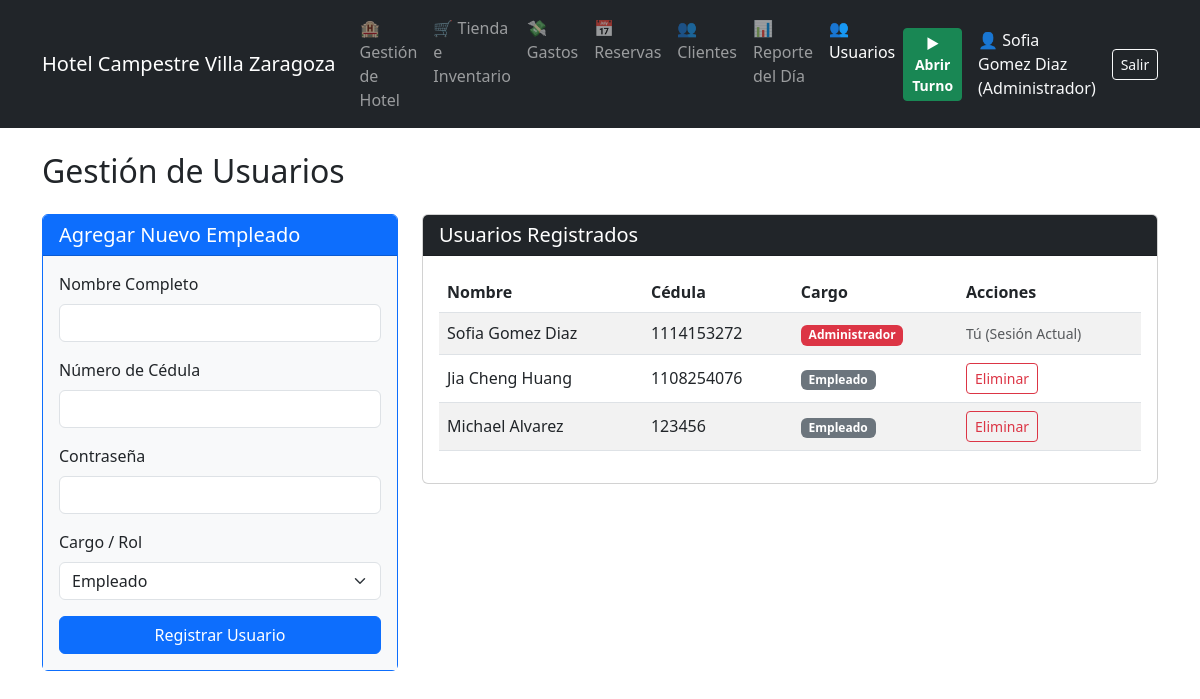
/usuarios (signed in), run on the app's committed database.
### tables this page shows
CREATE TABLE usuarios (
            id INTEGER PRIMARY KEY AUTOINCREMENT,
            cedula TEXT UNIQUE NOT NULL,
            nombre TEXT NOT NULL,
            password TEXT NOT NULL,
            rol TEXT NOT NULL
        );

### app.py (the view)
@app.route('/usuarios')
@admin_required
def usuarios():
    conn = get_db_connection()
    usuarios_list = conn.execute('SELECT id, cedula, nombre, rol FROM usuarios ORDER BY rol, nombre').fetchall()
    conn.close()
    return render_template('usuarios.html', usuarios=usuarios_list)

### app.py (called while the page is built, shortened)
def get_db_connection():
    conn = sqlite3.connect(db_path)
    conn.row_factory = sqlite3.Row
    return conn

@app.before_request
def require_login():
    if request.method == 'POST':
        conn = get_db_connection()
        conn.execute("UPDATE configuracion SET valor = ? WHERE clave = 'last_update'", (str(time.time()),))
        conn.commit()
        conn.close()
    allowed_routes = ['login', 'static']
    if request.endpoint not in allowed_routes and 'usuario_id' not in session:
        return redirect(url_for('login'))

def admin_required(f):
    @wraps(f)
    def decorated_function(*args, **kwargs):
        if session.get('usuario_rol') != 'Administrador':
            flash('Acceso denegado. Se requieren permisos de Administrador.')
            return redirect(url_for('hotel'))
        return f(*args, **kwargs)
    return decorated_function

@app.context_processor
def inject_totales():
    if 'usuario_id' in session:
        conn = get_db_connection()
        turno_abierto = conn.execute("SELECT * FROM turnos WHERE estado = 'Abierto' ORDER BY id DESC LIMIT 1").fetchone()
        base_caja_hoy = 0
        gran_total_hoy = 0
        turno_id = None
        conn.close()
        return dict(gran_total_hoy=gran_total_hoy, base_caja_hoy=base_caja_hoy, turno_activo=turno_abierto is not None, turno_id=turno_id)
    return dict()

### templates/usuarios.html (shortened to what this page needs)
{% extends 'base.html' %}
{% block content %}
<h2 class="mb-4">Gestión de Usuarios</h2>
<div class="row">
    <div class="col-md-4 mb-4">
        <div class="card border-primary">
            <div class="card-header bg-primary text-white">
                <h5 class="mb-0">Agregar Nuevo Empleado</h5>
            </div>
            <div class="card-body bg-light">
                <form action="{{ url_for('agregar_usuario') }}" method="POST">
                    <div class="mb-3">
                        <label class="form-label">Nombre Completo</label>
                        <input type="text" name="nombre" class="form-control" required>
                    </div>
                    <div class="mb-3">
                        <label class="form-label">Número de Cédula</label>
                        <input type="text" name="cedula" class="form-control" required>
                    </div>
                    <div class="mb-3">
                        <label class="form-label">Contraseña</label>
                        <input type="password" name="password" class="form-control" required>
                    </div>
                    <div class="mb-3">
                        <label class="form-label">Cargo / Rol</label>
                        <select name="rol" class="form-select" required>
                            <option value="Empleado">Empleado</option>
                        </select>
                    </div>
                    <button type="submit" class="btn btn-primary w-100">Registrar Usuario</button>
                </form>
            </div>
        </div>
    </div>
    <div class="col-md-8">
        <div class="card">
            <div class="card-header bg-dark text-white">
                <h5 class="mb-0">Usuarios Registrados</h5>
            </div>
            <div class="card-body">
                <table class="table table-striped align-middle">
                    <thead>
                        <tr>
                            <th>Nombre</th>
                            <th>Cédula</th>
                            <th>Cargo</th>
                            <th>Acciones</th>
                        </tr>
                    </thead>
                    <tbody>
                        {% for u in usuarios %}
                        <tr>
                            <td>{{ u.nombre }}</td>
                            <td>{{ u.cedula }}</td>
                            <td>
                                {% if u.rol == 'Administrador' %}
                                    <span class="badge bg-danger">{{ u.rol }}</span>
                                {% else %}
                                    <span class="badge bg-secondary">{{ u.rol }}</span>
                                {% endif %}
                            </td>
                            <td>
                                {% if u.id != session.get('usuario_id') %}
                                <form action="{{ url_for('eliminar_usuario', id=u.id) }}" method="POST" onsubmit="return confirm('¿Seguro que deseas eliminar este usuario?');">
                                    <button type="submit" class="btn btn-sm btn-outline-danger">Eliminar</button>
                                </form>
                                {% else %}
                                <span class="text-muted small">Tú (Sesión Actual)</span>
                                {% endif %}
                            </td>
                        </tr>
                        {% endfor %}
                    </tbody>
                </table>
            </div>
        </div>
    </div>
</div>
{% endblock %}

### templates/base.html (shortened to what this page needs)
<!DOCTYPE html>
<html lang="es">
<head>
    <link href="https://cdn.jsdelivr.net/npm/bootstrap@5.3.0/dist/css/bootstrap.min.css" rel="stylesheet">
</head>
<body>
<nav class="navbar navbar-expand-lg navbar-dark bg-dark mb-4">
    <div class="container">
        <a class="navbar-brand" href="/">Hotel Campestre Villa Zaragoza</a>
        <div class="collapse navbar-collapse" id="navbarNav">
            {% if session.get('usuario_id') %}
            <ul class="navbar-nav me-auto">
                <li class="nav-item">
                    <a class="nav-link {% if request.endpoint == 'hotel' %}active{% endif %}" href="{{ url_for('hotel') }}">🏨 Gestión de Hotel</a>
                </li>
                <li class="nav-item">
                    <a class="nav-link {% if request.endpoint == 'tienda' %}active{% endif %}" href="{{ url_for('tienda') }}">🛒 Tienda e Inventario</a>
                </li>
                <li class="nav-item">
                    <a class="nav-link {% if request.endpoint == 'gastos' %}active{% endif %}" href="{{ url_for('gastos') }}">💸 Gastos</a>
                </li>
                <li class="nav-item">
                    <a class="nav-link {% if request.endpoint == 'reservas' %}active{% endif %}" href="{{ url_for('reservas') }}">📅 Reservas</a>
                </li>
                <li class="nav-item">
                    <a class="nav-link {% if request.endpoint == 'clientes' %}active{% endif %}" href="{{ url_for('clientes') }}">👥 Clientes</a>
                </li>
                {% if session.get('usuario_rol') == 'Administrador' %}
                <li class="nav-item">
                    <a class="nav-link {% if request.endpoint == 'reporte_dia' %}active{% endif %}" href="{{ url_for('reporte_dia') }}">📊 Reporte del Día</a>
                </li>
                <li class="nav-item">
                    <a class="nav-link {% if request.endpoint == 'usuarios' %}active{% endif %}" href="{{ url_for('usuarios') }}">👥 Usuarios</a>
                </li>
                {% endif %}
            </ul>
            <div class="d-flex align-items-center">
                {% if turno_activo %}
                    <span class="badge bg-warning text-dark me-2 fs-6" title="Base inicial del turno">💵 Base: $ {{ "{:,.0f}".format(base_caja_hoy).replace(',', '.') }}</span>
                    {% if session.get('usuario_rol') == 'Empleado' %}
                        <span class="badge bg-success me-3 fs-6">Vendido: $ {{ "{:,.0f}".format(gran_total_hoy).replace(',', '.') }}</span>
                    {% endif %}
                    <form action="{{ url_for('cerrar_turno') }}" method="POST" class="d-inline" onsubmit="return confirm('¿Seguro que deseas CERRAR este turno? Se registrará la entrega de caja.');">
                        <button type="submit" class="btn btn-sm btn-danger fw-bold me-3">Cerrar Turno</button>
                    </form>
                {% else %}
                    <button type="button" class="btn btn-sm btn-success fw-bold me-3" data-bs-toggle="modal" data-bs-target="#baseCajaModal">
                        ▶ Abrir Turno
                    </button>
                {% endif %}
                <span class="text-light me-3">👤 {{ session.get('usuario_nombre') }} ({{ session.get('usuario_rol') }})</span>
                <a href="{{ url_for('logout') }}" class="btn btn-outline-light btn-sm">Salir</a>
            </div>
            {% endif %}
        </div>
    </div>
</nav>
<div class="container">
    {% block content %}
    {% endblock %}
</div>
</body>
</html>

### data on the page
usuarios: get "Sofia Gomez Diaz", get "Administrador", nombre "Sofia Gomez Diaz", cedula "1114153272", rol "Administrador", shows "Tú (Sesión Actual)"
usuarios: nombre "Jia Cheng Huang", cedula "1108254076", rol "Empleado"
usuarios: nombre "Michael Alvarez", cedula "123456", rol "Empleado"
